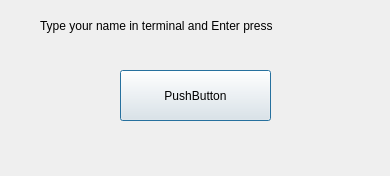
<?xml version="1.0" encoding="UTF-8"?>
<ui version="4.0">
 <class>Dialog</class>
 <widget class="QDialog" name="Dialog">
  <property name="geometry">
   <rect>
    <x>0</x>
    <y>0</y>
    <width>390</width>
    <height>176</height>
   </rect>
  </property>
  <property name="windowTitle">
   <string>Dialog</string>
  </property>
  <widget class="QPushButton" name="pushButton">
   <property name="geometry">
    <rect>
     <x>120</x>
     <y>70</y>
     <width>151</width>
     <height>51</height>
    </rect>
   </property>
   <property name="text">
    <string>PushButton</string>
   </property>
  </widget>
  <widget class="QLabel" name="label">
   <property name="geometry">
    <rect>
     <x>40</x>
     <y>10</y>
     <width>311</width>
     <height>31</height>
    </rect>
   </property>
   <property name="text">
    <string>Type your name in terminal and Enter press</string>
   </property>
  </widget>
 </widget>
 <resources/>
 <connections/>
</ui>
